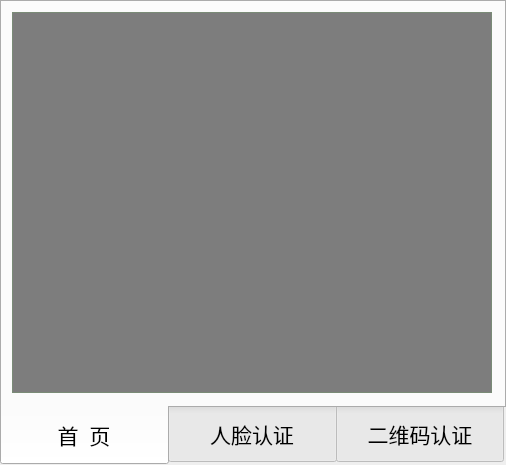
<?xml version="1.0" encoding="UTF-8"?>
<ui version="4.0">
 <class>DOORSYS</class>
 <widget class="QTabWidget" name="DOORSYS">
  <property name="geometry">
   <rect>
    <x>0</x>
    <y>0</y>
    <width>506</width>
    <height>465</height>
   </rect>
  </property>
  <property name="font">
   <font>
    <family>幼圆</family>
    <pointsize>16</pointsize>
   </font>
  </property>
  <property name="windowTitle">
   <string>TabWidget</string>
  </property>
  <property name="styleSheet">
   <string notr="true">QTabBar::tab{width:168px;height:60px;}</string>
  </property>
  <property name="tabPosition">
   <enum>QTabWidget::South</enum>
  </property>
  <property name="currentIndex">
   <number>0</number>
  </property>
  <widget class="QWidget" name="INDEXTAB">
   <attribute name="title">
    <string>首  页</string>
   </attribute>
   <widget class="QLabel" name="GUANGGAO">
    <property name="geometry">
     <rect>
      <x>10</x>
      <y>10</y>
      <width>480</width>
      <height>381</height>
     </rect>
    </property>
    <property name="font">
     <font>
      <family>幼圆</family>
      <pointsize>48</pointsize>
     </font>
    </property>
    <property name="mouseTracking">
     <bool>false</bool>
    </property>
    <property name="tabletTracking">
     <bool>false</bool>
    </property>
    <property name="focusPolicy">
     <enum>Qt::NoFocus</enum>
    </property>
    <property name="acceptDrops">
     <bool>false</bool>
    </property>
    <property name="layoutDirection">
     <enum>Qt::LeftToRight</enum>
    </property>
    <property name="autoFillBackground">
     <bool>false</bool>
    </property>
    <property name="styleSheet">
     <string notr="true">color: rgb(255, 0, 0);
border-width: 1px;border-style: solid;
border-color: rgb(122, 139, 119);
background-color: rgb(125, 125, 125);
image: url(:/image/index.png);</string>
    </property>
    <property name="text">
     <string/>
    </property>
    <property name="alignment">
     <set>Qt::AlignCenter</set>
    </property>
   </widget>
  </widget>
  <widget class="QWidget" name="FACETAB">
   <attribute name="title">
    <string>人脸认证</string>
   </attribute>
   <widget class="QLabel" name="FACEIMG">
    <property name="geometry">
     <rect>
      <x>10</x>
      <y>10</y>
      <width>480</width>
      <height>320</height>
     </rect>
    </property>
    <property name="font">
     <font>
      <family>幼圆</family>
      <pointsize>48</pointsize>
     </font>
    </property>
    <property name="mouseTracking">
     <bool>false</bool>
    </property>
    <property name="tabletTracking">
     <bool>false</bool>
    </property>
    <property name="focusPolicy">
     <enum>Qt::NoFocus</enum>
    </property>
    <property name="acceptDrops">
     <bool>false</bool>
    </property>
    <property name="layoutDirection">
     <enum>Qt::LeftToRight</enum>
    </property>
    <property name="autoFillBackground">
     <bool>false</bool>
    </property>
    <property name="styleSheet">
     <string notr="true">color: rgb(255, 0, 0);
border-width: 1px;border-style: solid;
border-color: rgb(122, 139, 119);</string>
    </property>
    <property name="text">
     <string>加载中...</string>
    </property>
    <property name="alignment">
     <set>Qt::AlignCenter</set>
    </property>
   </widget>
   <widget class="QLabel" name="FACETIP">
    <property name="geometry">
     <rect>
      <x>10</x>
      <y>340</y>
      <width>471</width>
      <height>51</height>
     </rect>
    </property>
    <property name="font">
     <font>
      <family>幼圆</family>
      <pointsize>24</pointsize>
     </font>
    </property>
    <property name="styleSheet">
     <string notr="true">color: rgb(255, 0, 0);</string>
    </property>
    <property name="text">
     <string>加载中...</string>
    </property>
    <property name="alignment">
     <set>Qt::AlignCenter</set>
    </property>
   </widget>
  </widget>
  <widget class="QWidget" name="QRTAB">
   <attribute name="title">
    <string>二维码认证</string>
   </attribute>
   <widget class="QLabel" name="QRTIP">
    <property name="geometry">
     <rect>
      <x>10</x>
      <y>340</y>
      <width>471</width>
      <height>51</height>
     </rect>
    </property>
    <property name="font">
     <font>
      <family>幼圆</family>
      <pointsize>24</pointsize>
     </font>
    </property>
    <property name="styleSheet">
     <string notr="true">color: rgb(255, 0, 0);</string>
    </property>
    <property name="text">
     <string>加载中...</string>
    </property>
    <property name="alignment">
     <set>Qt::AlignCenter</set>
    </property>
   </widget>
   <widget class="QLabel" name="QRIMG">
    <property name="geometry">
     <rect>
      <x>10</x>
      <y>10</y>
      <width>480</width>
      <height>320</height>
     </rect>
    </property>
    <property name="font">
     <font>
      <family>幼圆</family>
      <pointsize>48</pointsize>
     </font>
    </property>
    <property name="mouseTracking">
     <bool>false</bool>
    </property>
    <property name="tabletTracking">
     <bool>false</bool>
    </property>
    <property name="focusPolicy">
     <enum>Qt::NoFocus</enum>
    </property>
    <property name="acceptDrops">
     <bool>false</bool>
    </property>
    <property name="layoutDirection">
     <enum>Qt::LeftToRight</enum>
    </property>
    <property name="autoFillBackground">
     <bool>false</bool>
    </property>
    <property name="styleSheet">
     <string notr="true">color: rgb(255, 0, 0);
border-width: 1px;border-style: solid;
border-color: rgb(122, 139, 119);</string>
    </property>
    <property name="text">
     <string>加载中...</string>
    </property>
    <property name="alignment">
     <set>Qt::AlignCenter</set>
    </property>
   </widget>
  </widget>
 </widget>
 <resources>
  <include location="image.qrc"/>
 </resources>
 <connections/>
</ui>
